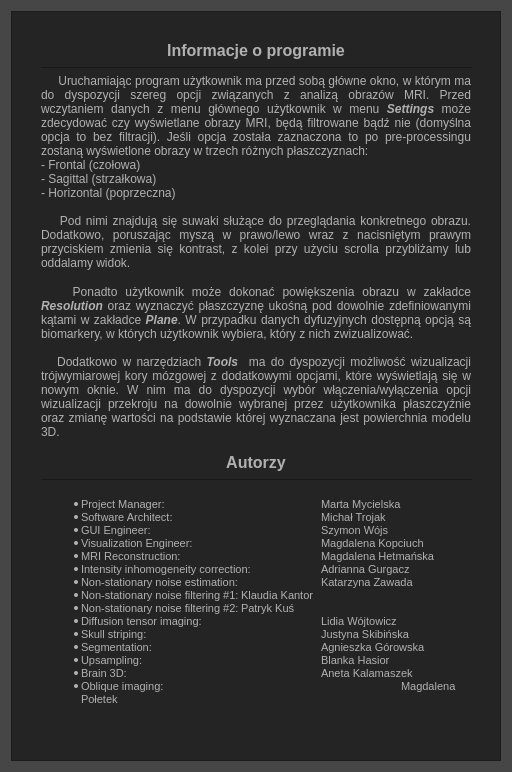
<?xml version="1.0" encoding="UTF-8"?>
<ui version="4.0">
 <class>helpwindow</class>
 <widget class="QWidget" name="helpwindow">
  <property name="geometry">
   <rect>
    <x>0</x>
    <y>0</y>
    <width>508</width>
    <height>768</height>
   </rect>
  </property>
  <property name="windowTitle">
   <string>helpwindow</string>
  </property>
  <property name="styleSheet">
   <string notr="true">QToolTip
{
     border: 1px solid black;
     background-color: #8CCAEB;
     padding: 1px;
     border-radius: 3px;
     opacity: 100;
}

QWidget
{
    color: #b1b1b1;
    background-color: #464646;
}

QWidget:item:hover
{
    background-color: QLinearGradient( x1: 0, y1: 0, x2: 0, y2: 1, stop: 0 #8CCAEB, stop: 1 #ca0619);
    color: #000000;
}

QWidget:item:selected
{
    background-color: QLinearGradient( x1: 0, y1: 0, x2: 0, y2: 1, stop: 0 #8CCAEB, stop: 1 #7ED3C6);
}

QMenuBar::item
{
    background: transparent;
}

QMenuBar::item:selected
{
    background: transparent;
    border: 1px solid #8CCAEB;
}

QMenuBar::item:pressed
{
    background: #444;
    border: 1px solid #000;
    background-color: QLinearGradient(
        x1:0, y1:0,
        x2:0, y2:1,
        stop:1 #212121,
        stop:0.4 #343434/*,
        stop:0.2 #343434,
        stop:0.1 #ffaa00*/
    );
    margin-bottom:-1px;
    padding-bottom:1px;
}

QMenu
{
    border: 1px solid #000;
}

QMenu::item
{
    padding: 2px 20px 2px 20px;
}

QMenu::item:selected
{
    color: #000000;
}

QWidget:disabled
{
    color: #404040;
    background-color: #323232;
}

QAbstractItemView
{
    background-color: QLinearGradient( x1: 0, y1: 0, x2: 0, y2: 1, stop: 0 #4d4d4d, stop: 0.1 #646464, stop: 1 #5d5d5d);
}

QWidget:focus
{
    /*border: 2px solid QLinearGradient( x1: 0, y1: 0, x2: 0, y2: 1, stop: 0 #ffa02f, stop: 1 #d7801a);*/
}

QLineEdit
{
    background-color: QLinearGradient( x1: 0, y1: 0, x2: 0, y2: 1, stop: 0 #4d4d4d, stop: 0 #646464, stop: 1 #5d5d5d);
    padding: 1px;
    border-style: solid;
    border: 1px solid #1e1e1e;
    border-radius: 5;
}

QPushButton
{
    color: #b1b1b1;
    background-color: QLinearGradient( x1: 0, y1: 0, x2: 0, y2: 1, stop: 0 #565656, stop: 0.1 #525252, stop: 0.5 #4e4e4e, stop: 0.9 #4a4a4a, stop: 1 #464646);
    border-width: 1px;
    border-color: #1e1e1e;
    border-style: solid;
    border-radius: 6;
    padding: 3px;
    font-size: 12px;
    padding-left: 5px;
    padding-right: 5px;
}

QPushButton:pressed
{
    background-color: QLinearGradient( x1: 0, y1: 0, x2: 0, y2: 1, stop: 0 #2d2d2d, stop: 0.1 #2b2b2b, stop: 0.5 #292929, stop: 0.9 #282828, stop: 1 #252525);
}

QComboBox
{
    selection-background-color: #8CCAEB;
    background-color: QLinearGradient( x1: 0, y1: 0, x2: 0, y2: 1, stop: 0 #565656, stop: 0.1 #525252, stop: 0.5 #4e4e4e, stop: 0.9 #4a4a4a, stop: 1 #464646);
    border-style: solid;
    border: 1px solid #1e1e1e;
    border-radius: 5;
}

QComboBox:hover,QPushButton:hover
{
    border: 2px solid QLinearGradient( x1: 0, y1: 0, x2: 0, y2: 1, stop: 0 #8CCAEB, stop: 1 #7ED3C6);
}


QComboBox:on
{
    padding-top: 3px;
    padding-left: 4px;
    background-color: QLinearGradient( x1: 0, y1: 0, x2: 0, y2: 1, stop: 0 #2d2d2d, stop: 0.1 #2b2b2b, stop: 0.5 #292929, stop: 0.9 #282828, stop: 1 #252525);
    selection-background-color: #8CCAEB;
}

QComboBox QAbstractItemView
{
    border: 2px solid darkgray;
    selection-background-color: QLinearGradient( x1: 0, y1: 0, x2: 0, y2: 1, stop: 0 #8CCAEB, stop: 1 #7ED3C6);
}

QComboBox::drop-down
{
     subcontrol-origin: padding;
     subcontrol-position: top right;
     width: 15px;

     border-left-width: 0px;
     border-left-color: darkgray;
     border-left-style: solid; /* just a single line */
     border-top-right-radius: 3px; /* same radius as the QComboBox */
     border-bottom-right-radius: 3px;
 }

QComboBox::down-arrow
{
     image: url(:/down_arrow.png);
}

QGroupBox:focus
{
border: 2px solid QLinearGradient( x1: 0, y1: 0, x2: 0, y2: 1, stop: 0 #8CCAEB, stop: 1 #7ED3C6);
}

QTextEdit:focus
{
    border: 2px solid QLinearGradient( x1: 0, y1: 0, x2: 0, y2: 1, stop: 0 #8CCAEB, stop: 1 #7ED3C6);
}

QScrollBar:horizontal {
     border: 1px solid #222222;
     background: QLinearGradient( x1: 0, y1: 0, x2: 0, y2: 1, stop: 0.0 #121212, stop: 0.2 #282828, stop: 1 #484848);
     height: 7px;
     margin: 0px 16px 0 16px;
}

QScrollBar::handle:horizontal
{
      background: QLinearGradient( x1: 0, y1: 0, x2: 1, y2: 0, stop: 0 #8CCAEB, stop: 0.5 #7ED3C6, stop: 1 #8CCAEB);
      min-height: 20px;
      border-radius: 2px;
}

QScrollBar::add-line:horizontal {
      border: 1px solid #1b1b19;
      border-radius: 2px;
      background: QLinearGradient( x1: 0, y1: 0, x2: 1, y2: 0, stop: 0 #8CCAEB, stop: 1 #7ED3C6);
      width: 14px;
      subcontrol-position: right;
      subcontrol-origin: margin;
}

QScrollBar::sub-line:horizontal {
      border: 1px solid #1b1b19;
      border-radius: 2px;
      background: QLinearGradient( x1: 0, y1: 0, x2: 1, y2: 0, stop: 0 #8CCAEB, stop: 1 #7ED3C6);
      width: 14px;
     subcontrol-position: left;
     subcontrol-origin: margin;
}

QScrollBar::right-arrow:horizontal, QScrollBar::left-arrow:horizontal
{
      border: 1px solid black;
      width: 1px;
      height: 1px;
      background: white;
}

QScrollBar::add-page:horizontal, QScrollBar::sub-page:horizontal
{
      background: none;
}

QScrollBar:vertical
{
      background: QLinearGradient( x1: 0, y1: 0, x2: 1, y2: 0, stop: 0.0 #121212, stop: 0.2 #282828, stop: 1 #484848);
      width: 7px;
      margin: 16px 0 16px 0;
      border: 1px solid #222222;
}

QScrollBar::handle:vertical
{
      background: QLinearGradient( x1: 0, y1: 0, x2: 0, y2: 1, stop: 0 #8CCAEB, stop: 0.5 #7ED3C6, stop: 1 #8CCAEB);
      min-height: 20px;
      border-radius: 2px;
}

QScrollBar::add-line:vertical
{
      border: 1px solid #1b1b19;
      border-radius: 2px;
      background: QLinearGradient( x1: 0, y1: 0, x2: 0, y2: 1, stop: 0 #8CCAEB, stop: 1 #7ED3C6);
      height: 14px;
      subcontrol-position: bottom;
      subcontrol-origin: margin;
}

QScrollBar::sub-line:vertical
{
      border: 1px solid #1b1b19;
      border-radius: 2px;
      background: QLinearGradient( x1: 0, y1: 0, x2: 0, y2: 1, stop: 0 #7ED3C6, stop: 1 #8CCAEB);
      height: 14px;
      subcontrol-position: top;
      subcontrol-origin: margin;
}

QScrollBar::up-arrow:vertical, QScrollBar::down-arrow:vertical
{
      border: 1px solid black;
      width: 1px;
      height: 1px;
      background: white;
}


QScrollBar::add-page:vertical, QScrollBar::sub-page:vertical
{
      background: none;
}

QTextEdit
{
    background-color: #242424;
}

QPlainTextEdit
{
    background-color: #242424;
}

QHeaderView::section
{
    background-color: QLinearGradient(x1:0, y1:0, x2:0, y2:1, stop:0 #616161, stop: 0.5 #505050, stop: 0.6 #434343, stop:1 #656565);
    color: white;
    padding-left: 4px;
    border: 1px solid #6c6c6c;
}

QCheckBox:disabled
{
color: #414141;
}

QDockWidget::title
{
    text-align: center;
    spacing: 3px; /* spacing between items in the tool bar */
    background-color: QLinearGradient(x1:0, y1:0, x2:0, y2:1, stop:0 #323232, stop: 0.5 #242424, stop:1 #323232);
}

QDockWidget::close-button, QDockWidget::float-button
{
    text-align: center;
    spacing: 1px; /* spacing between items in the tool bar */
    background-color: QLinearGradient(x1:0, y1:0, x2:0, y2:1, stop:0 #323232, stop: 0.5 #242424, stop:1 #323232);
}

QDockWidget::close-button:hover, QDockWidget::float-button:hover
{
    background: #242424;
}

QDockWidget::close-button:pressed, QDockWidget::float-button:pressed
{
    padding: 1px -1px -1px 1px;
}

QMainWindow::separator
{
    background-color: QLinearGradient(x1:0, y1:0, x2:0, y2:1, stop:0 #161616, stop: 0.5 #151515, stop: 0.6 #212121, stop:1 #343434);
    color: white;
    padding-left: 4px;
    border: 1px solid #4c4c4c;
    spacing: 3px; /* spacing between items in the tool bar */
}

QMainWindow::separator:hover
{

    background-color: QLinearGradient(x1:0, y1:0, x2:0, y2:1, stop:0 #7ED3C6, stop:0.5 #71BDB2 stop:1 #8CCAEB);
    color: white;
    padding-left: 4px;
    border: 1px solid #6c6c6c;
    spacing: 3px; /* spacing between items in the tool bar */
}

QToolBar::handle
{
     spacing: 3px; /* spacing between items in the tool bar */
     background: url(:/images/handle.png);
}

QMenu::separator
{
    height: 2px;
    background-color: QLinearGradient(x1:0, y1:0, x2:0, y2:1, stop:0 #161616, stop: 0.5 #151515, stop: 0.6 #212121, stop:1 #343434);
    color: white;
    padding-left: 4px;
    margin-left: 10px;
    margin-right: 5px;
}

QProgressBar
{
    border: 2px solid grey;
    border-radius: 5px;
    text-align: center;
}

QProgressBar::chunk
{
    background-color: #8CCAEB;
    width: 2.15px;
    margin: 0.5px;
}

QTabBar::tab {
    color: #b1b1b1;
    border: 1px solid #444;
    border-bottom-style: none;
    background-color: #323232;
    padding-left: 10px;
    padding-right: 10px;
    padding-top: 3px;
    padding-bottom: 2px;
    margin-right: -1px;
}

QTabWidget::pane {
    border: 1px solid #444;
    top: 1px;
}

QTabBar::tab:last
{
    margin-right: 0; /* the last selected tab has nothing to overlap with on the right */
    border-top-right-radius: 3px;
}

QTabBar::tab:first:!selected
{
 margin-left: 0px; /* the last selected tab has nothing to overlap with on the right */


    border-top-left-radius: 3px;
}

QTabBar::tab:!selected
{
    color: #b1b1b1;
    border-bottom-style: solid;
    margin-top: 3px;
    background-color: QLinearGradient(x1:0, y1:0, x2:0, y2:1, stop:1 #212121, stop:.4 #343434);
}

QTabBar::tab:selected
{
    border-top-left-radius: 3px;
    border-top-right-radius: 3px;
    margin-bottom: 0px;
}

QTabBar::tab:!selected:hover
{
    /*border-top: 2px solid #ffaa00;
    padding-bottom: 3px;*/
    border-top-left-radius: 3px;
    border-top-right-radius: 3px;
    background-color: QLinearGradient(x1:0, y1:0, x2:0, y2:1, stop:1 #212121, stop:0.4 #343434, stop:0.2 #343434, stop:0.1 #8CCAEB);
}

QRadioButton::indicator:checked, QRadioButton::indicator:unchecked{
    color: #b1b1b1;
    background-color: #323232;
    border: 1px solid #b1b1b1;
    border-radius: 6px;
}

QRadioButton::indicator:checked
{
    background-color: qradialgradient(
        cx: 0.5, cy: 0.5,
        fx: 0.5, fy: 0.5,
        radius: 1.0,
        stop: 0.25 #8CCAEB,
        stop: 0.3 #323232
    );
}

QCheckBox::indicator{
    color: #b1b1b1;
    background-color: #323232;
    border: 1px solid #b1b1b1;
    width: 9px;
    height: 9px;
}

QRadioButton::indicator
{
    border-radius: 6px;
}

QRadioButton::indicator:hover, QCheckBox::indicator:hover
{
    border: 1px solid #8CCAEB;
}

QCheckBox::indicator:checked
{
    image:url(:/images/checkbox.png);
}

QCheckBox::indicator:disabled, QRadioButton::indicator:disabled
{
    border: 1px solid #444;
}

QToolBox::tab {
    background: QLinearGradient( x1: 0, y1: 0, x2: 0, y2: 1, stop: 0 #565656, stop: 0.1 #525252, stop: 0.5 #4e4e4e,
 						stop: 0.9 #4a4a4a, stop: 1 #464646);
    border-radius: 5px;
   color: darkgray;

}

QToolBox::tab:selected { /* italicize selected tabs */
    font: italic;
    /*color: white;*/
}
</string>
  </property>
  <layout class="QVBoxLayout" name="verticalLayout">
   <item>
    <widget class="QTextBrowser" name="textBrowser">
     <property name="minimumSize">
      <size>
       <width>490</width>
       <height>750</height>
      </size>
     </property>
     <property name="maximumSize">
      <size>
       <width>490</width>
       <height>750</height>
      </size>
     </property>
     <property name="styleSheet">
      <string notr="true">padding: 25px 25px 25px 25px;</string>
     </property>
     <property name="html">
      <string>&lt;!DOCTYPE HTML PUBLIC &quot;-//W3C//DTD HTML 4.0//EN&quot; &quot;http://www.w3.org/TR/REC-html40/strict.dtd&quot;&gt;
&lt;html&gt;&lt;head&gt;&lt;meta name=&quot;qrichtext&quot; content=&quot;1&quot; /&gt;&lt;style type=&quot;text/css&quot;&gt;
p, li { white-space: pre-wrap; }
&lt;/style&gt;&lt;/head&gt;&lt;body style=&quot; font-family:'MS Shell Dlg 2'; font-size:8.25pt; font-weight:400; font-style:normal;&quot;&gt;
&lt;p align=&quot;center&quot; style=&quot; margin-top:0px; margin-bottom:0px; margin-left:0px; margin-right:0px; -qt-block-indent:0; text-indent:0px;&quot;&gt;&lt;span style=&quot; font-size:12pt; font-weight:600;&quot;&gt;Informacje o programie&lt;/span&gt;&lt;/p&gt;
&lt;hr /&gt;
&lt;p align=&quot;justify&quot; style=&quot; margin-top:0px; margin-bottom:0px; margin-left:0px; margin-right:0px; -qt-block-indent:0; text-indent:0px;&quot;&gt;&lt;span style=&quot; font-size:9pt;&quot;&gt;     Uruchamiając program użytkownik ma przed sobą główne okno, w którym ma do dyspozycji szereg opcji związanych z analizą obrazów MRI. Przed wczytaniem danych z menu głównego użytkownik w menu &lt;/span&gt;&lt;span style=&quot; font-size:9pt; font-weight:600; font-style:italic;&quot;&gt;Settings &lt;/span&gt;&lt;span style=&quot; font-size:9pt;&quot;&gt;może zdecydować czy wyświetlane obrazy MRI, będą filtrowane bądź nie (domyślna opcja to bez filtracji). Jeśli opcja została zaznaczona to po pre-processingu zostaną wyświetlone obrazy w trzech różnych płaszczyznach:&lt;/span&gt;&lt;/p&gt;
&lt;p align=&quot;justify&quot; style=&quot; margin-top:0px; margin-bottom:0px; margin-left:0px; margin-right:0px; -qt-block-indent:0; text-indent:0px;&quot;&gt;&lt;span style=&quot; font-size:9pt;&quot;&gt;- Frontal (czołowa)&lt;/span&gt;&lt;/p&gt;
&lt;p align=&quot;justify&quot; style=&quot; margin-top:0px; margin-bottom:0px; margin-left:0px; margin-right:0px; -qt-block-indent:0; text-indent:0px;&quot;&gt;&lt;span style=&quot; font-size:9pt;&quot;&gt;- Sagittal (strzałkowa)&lt;/span&gt;&lt;/p&gt;
&lt;p align=&quot;justify&quot; style=&quot; margin-top:0px; margin-bottom:0px; margin-left:0px; margin-right:0px; -qt-block-indent:0; text-indent:0px;&quot;&gt;&lt;span style=&quot; font-size:9pt;&quot;&gt;- Horizontal (poprzeczna)&lt;/span&gt;&lt;/p&gt;
&lt;p align=&quot;justify&quot; style=&quot;-qt-paragraph-type:empty; margin-top:0px; margin-bottom:0px; margin-left:0px; margin-right:0px; -qt-block-indent:0; text-indent:0px; font-size:9pt;&quot;&gt;&lt;br /&gt;&lt;/p&gt;
&lt;p align=&quot;justify&quot; style=&quot; margin-top:0px; margin-bottom:0px; margin-left:0px; margin-right:0px; -qt-block-indent:0; text-indent:0px;&quot;&gt;&lt;span style=&quot; font-size:9pt;&quot;&gt;    Pod nimi znajdują się suwaki służące do przeglądania konkretnego obrazu. Dodatkowo, poruszając myszą w prawo/lewo wraz z nacisniętym prawym przyciskiem zmienia się kontrast, z kolei przy użyciu scrolla przybliżamy lub oddalamy widok.&lt;/span&gt;&lt;/p&gt;
&lt;p align=&quot;justify&quot; style=&quot;-qt-paragraph-type:empty; margin-top:0px; margin-bottom:0px; margin-left:0px; margin-right:0px; -qt-block-indent:0; text-indent:0px; font-size:10pt;&quot;&gt;&lt;br /&gt;&lt;/p&gt;
&lt;p align=&quot;justify&quot; style=&quot; margin-top:0px; margin-bottom:0px; margin-left:0px; margin-right:0px; -qt-block-indent:0; text-indent:0px;&quot;&gt;&lt;span style=&quot; font-size:9pt;&quot;&gt;    Ponadto użytkownik może dokonać powiększenia obrazu w zakładce &lt;/span&gt;&lt;span style=&quot; font-size:9pt; font-weight:600; font-style:italic;&quot;&gt;Resolution&lt;/span&gt;&lt;span style=&quot; font-size:9pt;&quot;&gt; oraz wyznaczyć płaszczyznę ukośną pod dowolnie zdefiniowanymi kątami w zakładce &lt;/span&gt;&lt;span style=&quot; font-size:9pt; font-weight:600; font-style:italic;&quot;&gt;Plane&lt;/span&gt;&lt;span style=&quot; font-size:9pt;&quot;&gt;. W przypadku danych dyfuzyjnych dostępną opcją są biomarkery, w których użytkownik wybiera, który z nich zwizualizować.&lt;/span&gt;&lt;/p&gt;
&lt;p align=&quot;justify&quot; style=&quot;-qt-paragraph-type:empty; margin-top:0px; margin-bottom:0px; margin-left:0px; margin-right:0px; -qt-block-indent:0; text-indent:0px; font-size:9pt;&quot;&gt;&lt;br /&gt;&lt;/p&gt;
&lt;p align=&quot;justify&quot; style=&quot; margin-top:0px; margin-bottom:0px; margin-left:0px; margin-right:0px; -qt-block-indent:0; text-indent:0px;&quot;&gt;&lt;span style=&quot; font-size:9pt;&quot;&gt;   Dodatkowo w narzędziach &lt;/span&gt;&lt;span style=&quot; font-size:9pt; font-weight:600; font-style:italic;&quot;&gt;Tools &lt;/span&gt;&lt;span style=&quot; font-size:9pt;&quot;&gt; ma do dyspozycji możliwość wizualizacji trójwymiarowej kory mózgowej z dodatkowymi opcjami, które wyświetlają się w nowym oknie. W nim ma do dyspozycji wybór włączenia/wyłączenia opcji wizualizacji przekroju na dowolnie wybranej przez użytkownika płaszczyźnie oraz zmianę wartości na podstawie której wyznaczana jest powierchnia modelu 3D.&lt;/span&gt;&lt;/p&gt;
&lt;p align=&quot;justify&quot; style=&quot; margin-top:0px; margin-bottom:0px; margin-left:0px; margin-right:0px; -qt-block-indent:0; text-indent:0px;&quot;&gt;&lt;span style=&quot; font-size:9pt;&quot;&gt;   &lt;/span&gt;&lt;/p&gt;
&lt;p align=&quot;center&quot; style=&quot; margin-top:0px; margin-bottom:0px; margin-left:0px; margin-right:0px; -qt-block-indent:0; text-indent:0px;&quot;&gt;&lt;span style=&quot; font-size:12pt; font-weight:600;&quot;&gt;Autorzy&lt;/span&gt;&lt;/p&gt;
&lt;hr /&gt;
&lt;ul style=&quot;margin-top: 0px; margin-bottom: 0px; margin-left: 0px; margin-right: 0px; -qt-list-indent: 1;&quot;&gt;&lt;li style=&quot; margin-top:12px; margin-bottom:0px; margin-left:0px; margin-right:0px; -qt-block-indent:0; text-indent:0px;&quot;&gt;Project Manager: 		Marta Mycielska&lt;/li&gt;
&lt;li style=&quot; margin-top:0px; margin-bottom:0px; margin-left:0px; margin-right:0px; -qt-block-indent:0; text-indent:0px;&quot;&gt;Software Architect: 		Michał Trojak&lt;/li&gt;
&lt;li style=&quot; margin-top:0px; margin-bottom:0px; margin-left:0px; margin-right:0px; -qt-block-indent:0; text-indent:0px;&quot;&gt;GUI Engineer:			Szymon Wójs&lt;/li&gt;
&lt;li style=&quot; margin-top:0px; margin-bottom:0px; margin-left:0px; margin-right:0px; -qt-block-indent:0; text-indent:0px;&quot;&gt;Visualization Engineer:		Magdalena Kopciuch&lt;/li&gt;&lt;/ul&gt;
&lt;ul style=&quot;margin-top: 0px; margin-bottom: 0px; margin-left: 0px; margin-right: 0px; -qt-list-indent: 1;&quot;&gt;&lt;li style=&quot; margin-top:0px; margin-bottom:0px; margin-left:0px; margin-right:0px; -qt-block-indent:0; text-indent:0px;&quot;&gt;MRI Reconstruction: 		Magdalena Hetmańska&lt;/li&gt;
&lt;li style=&quot; margin-top:0px; margin-bottom:0px; margin-left:0px; margin-right:0px; -qt-block-indent:0; text-indent:0px;&quot;&gt;Intensity inhomogeneity correction:	Adrianna Gurgacz&lt;/li&gt;
&lt;li style=&quot; margin-top:0px; margin-bottom:0px; margin-left:0px; margin-right:0px; -qt-block-indent:0; text-indent:0px;&quot;&gt;Non-stationary noise estimation:		Katarzyna Zawada&lt;/li&gt;
&lt;li style=&quot; margin-top:0px; margin-bottom:0px; margin-left:0px; margin-right:0px; -qt-block-indent:0; text-indent:0px;&quot;&gt;Non-stationary noise filtering #1:	Klaudia Kantor&lt;/li&gt;
&lt;li style=&quot; margin-top:0px; margin-bottom:0px; margin-left:0px; margin-right:0px; -qt-block-indent:0; text-indent:0px;&quot;&gt;Non-stationary noise filtering #2:	Patryk Kuś&lt;/li&gt;
&lt;li style=&quot; margin-top:0px; margin-bottom:0px; margin-left:0px; margin-right:0px; -qt-block-indent:0; text-indent:0px;&quot;&gt;Diffusion tensor imaging:		Lidia Wójtowicz&lt;/li&gt;
&lt;li style=&quot; margin-top:0px; margin-bottom:0px; margin-left:0px; margin-right:0px; -qt-block-indent:0; text-indent:0px;&quot;&gt;Skull striping:			Justyna Skibińska&lt;/li&gt;
&lt;li style=&quot; margin-top:0px; margin-bottom:0px; margin-left:0px; margin-right:0px; -qt-block-indent:0; text-indent:0px;&quot;&gt;Segmentation:			Agnieszka Górowska&lt;/li&gt;
&lt;li style=&quot; margin-top:0px; margin-bottom:0px; margin-left:0px; margin-right:0px; -qt-block-indent:0; text-indent:0px;&quot;&gt;Upsampling:			Blanka Hasior&lt;/li&gt;
&lt;li style=&quot; margin-top:0px; margin-bottom:0px; margin-left:0px; margin-right:0px; -qt-block-indent:0; text-indent:0px;&quot;&gt;Brain 3D:			Aneta Kalamaszek&lt;/li&gt;
&lt;li style=&quot; margin-top:0px; margin-bottom:0px; margin-left:0px; margin-right:0px; -qt-block-indent:0; text-indent:0px;&quot;&gt;Oblique imaging:			Magdalena Połetek&lt;/li&gt;&lt;/ul&gt;
&lt;p style=&quot;-qt-paragraph-type:empty; margin-top:0px; margin-bottom:12px; margin-left:0px; margin-right:0px; -qt-block-indent:0; text-indent:0px;&quot;&gt;&lt;br /&gt;&lt;/p&gt;&lt;/body&gt;&lt;/html&gt;</string>
     </property>
    </widget>
   </item>
  </layout>
 </widget>
 <layoutdefault spacing="6" margin="11"/>
 <resources/>
 <connections/>
</ui>
